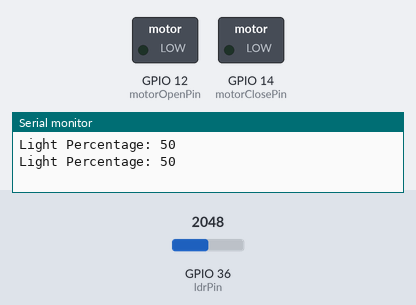
Bench run of a sketch on a simulated ESP32. Shown: switched loads named in the sketch (green lamp = pin HIGH), the last lines printed to the serial monitor. The test bench sets the inputs (shaded band); at power-on: GPIO 36 (ldrPin) = 2048.

Above: at 1.8 s.
1.9 s: GPIO 36 (ldrPin) set to 2439
3.4 s: GPIO 36 (ldrPin) set to 2536
At 5.3 s:
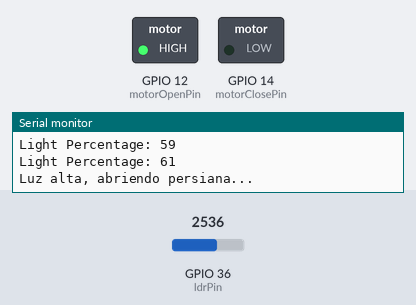
Timing chart, 0 to 11.5 s (numbered marks = the images above; inputs shaded):
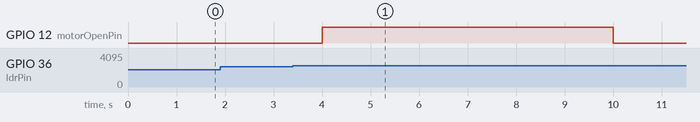

Measured:
- the behaviour switches between 2497 and 2498 on GPIO 36 (ldrPin) (found by bisection; images 0 and 1)
- after the input at 3.4 s, GPIO 12 (motorOpenPin): LOW → HIGH after 0.60 s, → LOW 6.0 s later

The sketch:

P8-preconfig.ino
```cpp
//TODO
//Poner conexion a ADAFRUIT
//Cambiar el map a la inversa

// Definición de pines
const int ldrPin = 36; // Pin analógico donde está conectado el LDR
const int motorOpenPin = 12; // Pin digital para abrir la persiana
const int motorClosePin = 14; // Pin digital para cerrar la persiana

// Umbrales de luz en porcentaje
const int openThreshold = 60; // Umbral para abrir la persiana
const int closeThreshold = 30; // Umbral para cerrar la persiana

// Estado de la persiana
bool isBlindOpen = false;

void setup() {
  // Configuración de pines
  pinMode(ldrPin, INPUT);
  pinMode(motorOpenPin, OUTPUT);
  pinMode(motorClosePin, OUTPUT);

  // Inicializar el motor en estado apagado
  digitalWrite(motorOpenPin, LOW);
  digitalWrite(motorClosePin, LOW);

  // Inicializar comunicación serial para monitoreo
  Serial.begin(115200);
}

void loop() {
  // Leer el valor del LDR
  int ldrValue = analogRead(ldrPin);

  // Mapear el valor del LDR a un porcentaje (0-100)
  int lightPercentage = map(ldrValue, 0, 4095, 0, 100);

  // Imprimir el porcentaje de luz para monitoreo
  Serial.print("Light Percentage: ");
  Serial.println(lightPercentage);

  // Verificar si la persiana debe abrirse o cerrarse
  if (lightPercentage > openThreshold && !isBlindOpen) {
    // Abrir la persiana
    Serial.println("Luz alta, abriendo persiana...");
    digitalWrite(motorOpenPin, HIGH);
    digitalWrite(motorClosePin, LOW);
    delay(6000); // Tiempo para abrir la persiana
    digitalWrite(motorOpenPin, LOW);
    isBlindOpen = true;
  } else if (lightPercentage < closeThreshold && isBlindOpen) {
    // Cerrar la persiana
    Serial.println("Luz baja, cerrando persiana...");
    digitalWrite(motorClosePin, HIGH);
    digitalWrite(motorOpenPin, LOW);
    delay(6000); // Tiempo para cerrar la persiana
    digitalWrite(motorClosePin, LOW);
    isBlindOpen = false;
  }

  // Esperar un segundo antes de la siguiente lectura
  delay(1000);
}
```
